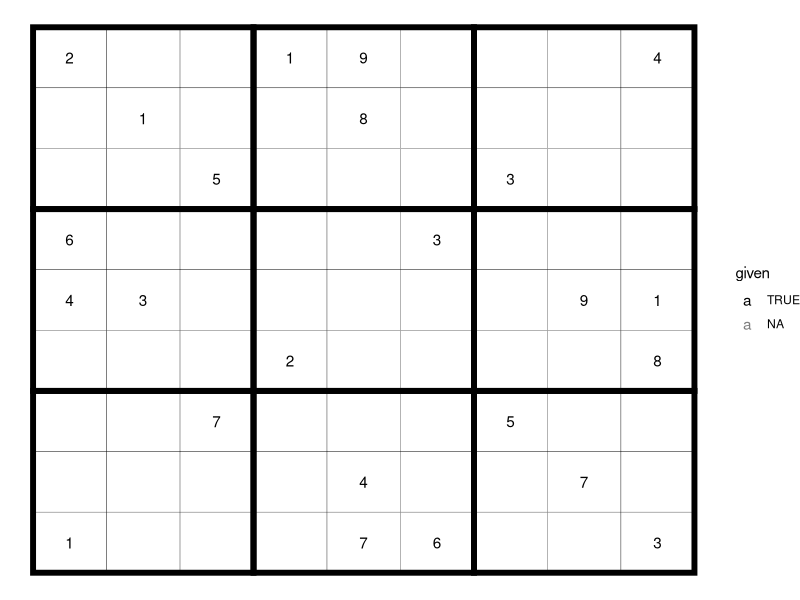
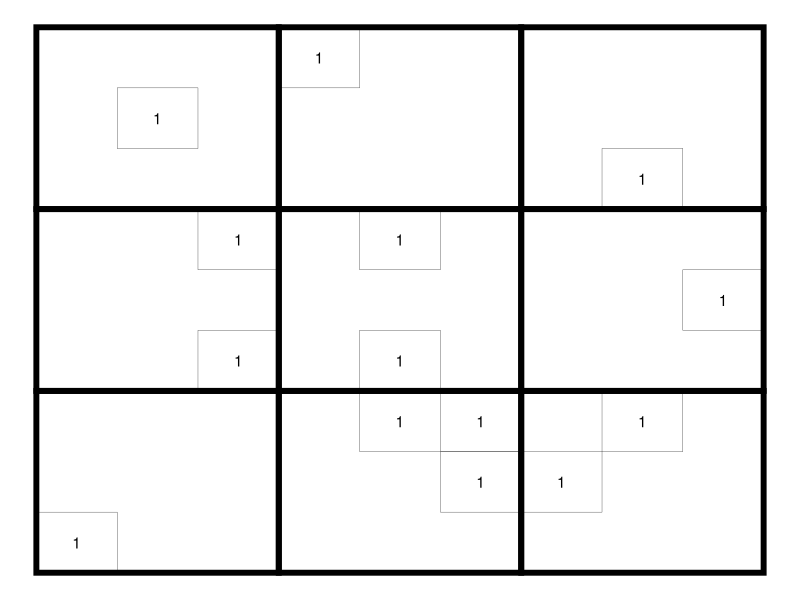
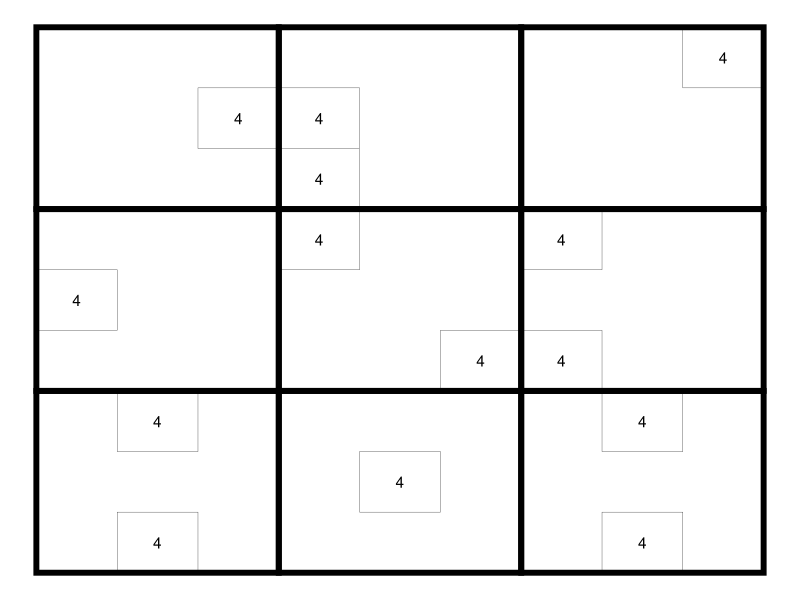
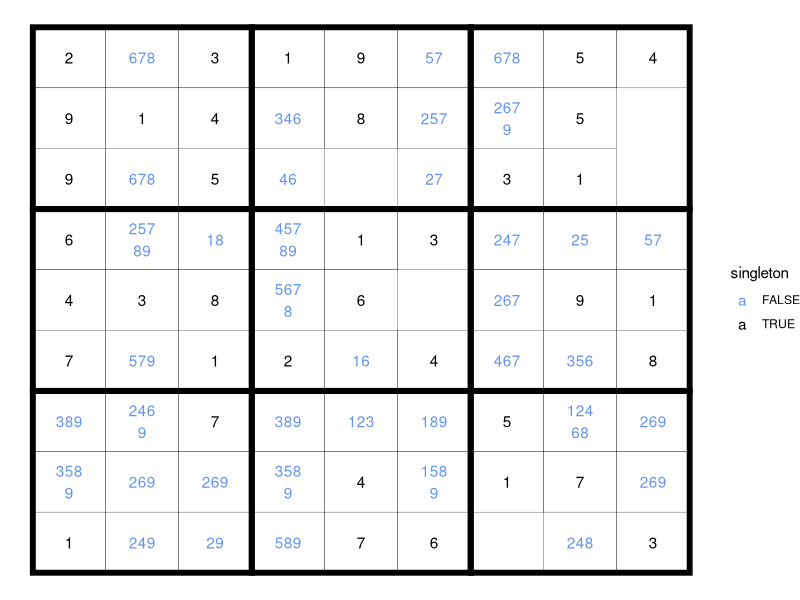
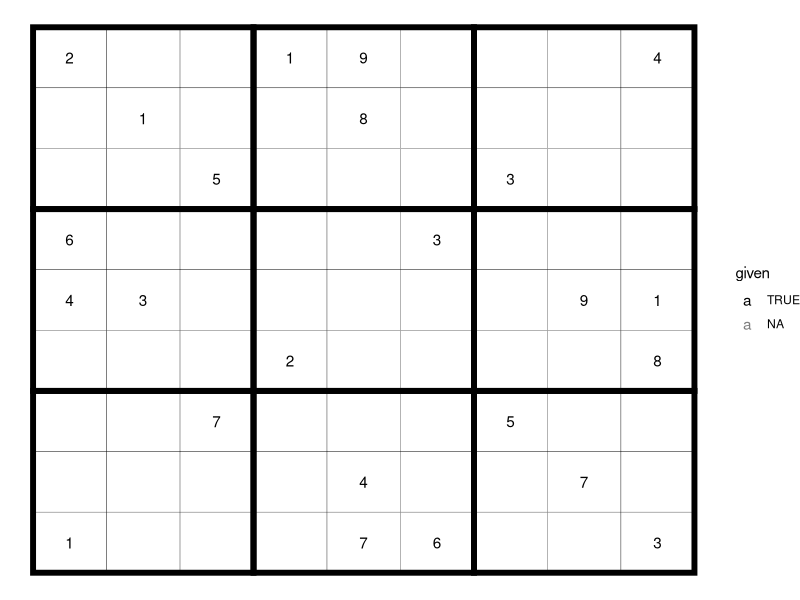
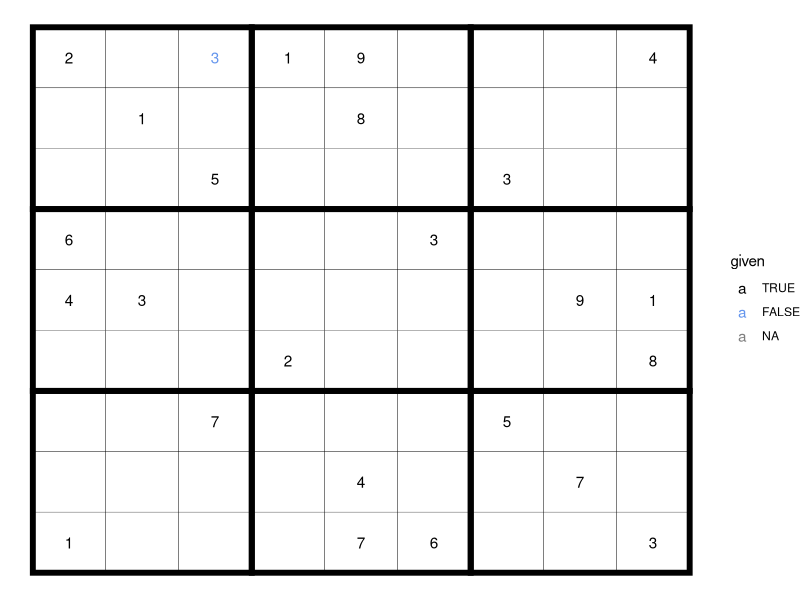
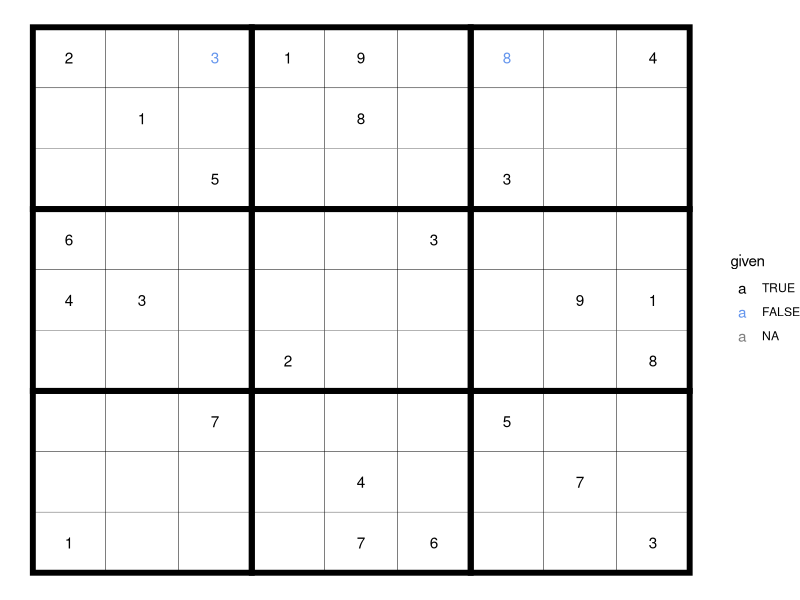
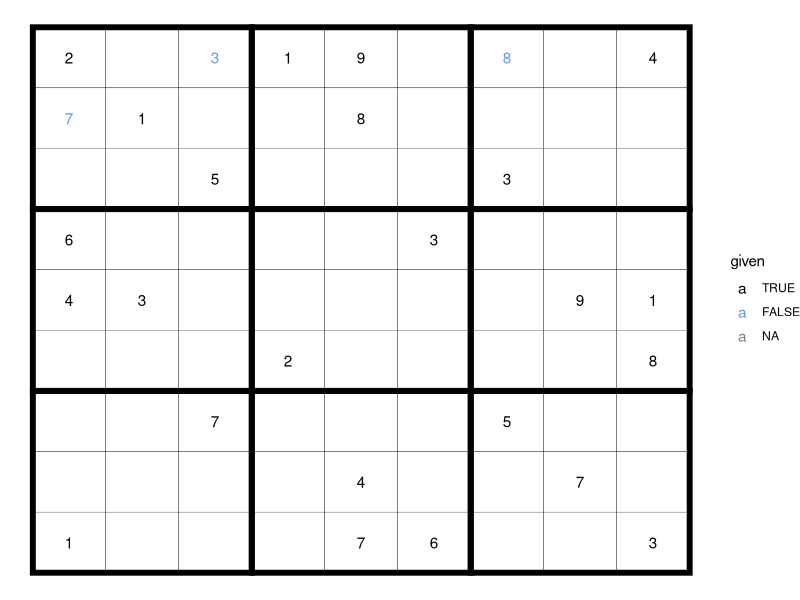

Source code (R) for these figures, in order:
library(tidyverse)

sudoku_choices <- tibble(
  value = integer(0),
  row = integer(0),
  column = integer(0)
)

initiate_empty_grid <- function() {
  tibble(
    value = NA,
    expand.grid(row=1:9, column=1:9),
    given = NA
  ) %>% 
    arrange(row, column)
}

add_value_xy <- function(.grid, .row, .column, value, given=FALSE) {
  idx <- which(.grid$row == .row & .grid$column == .column)
  .grid[idx, "value"] <- value
  .grid[idx, "given"] <- given
  .grid
}

sudoku_grid <- initiate_empty_grid()
sudoku_grid <- add_value_xy(sudoku_grid, 1, 1, 2, given=TRUE)
sudoku_grid <- add_value_xy(sudoku_grid, 1, 4, 1, given=TRUE)
sudoku_grid <- add_value_xy(sudoku_grid, 1, 5, 9, given=TRUE)
sudoku_grid <- add_value_xy(sudoku_grid, 1, 9, 4, given=TRUE)
sudoku_grid <- add_value_xy(sudoku_grid, 2, 2, 1, given=TRUE)
sudoku_grid <- add_value_xy(sudoku_grid, 2, 5, 8, given=TRUE)
sudoku_grid <- add_value_xy(sudoku_grid, 3, 3, 5, given=TRUE)
sudoku_grid <- add_value_xy(sudoku_grid, 3, 7, 3, given=TRUE)
sudoku_grid <- add_value_xy(sudoku_grid, 4, 1, 6, given=TRUE)
sudoku_grid <- add_value_xy(sudoku_grid, 4, 6, 3, given=TRUE)
sudoku_grid <- add_value_xy(sudoku_grid, 5, 1, 4, given=TRUE)
sudoku_grid <- add_value_xy(sudoku_grid, 5, 2, 3, given=TRUE)
sudoku_grid <- add_value_xy(sudoku_grid, 5, 8, 9, given=TRUE)
sudoku_grid <- add_value_xy(sudoku_grid, 5, 9, 1, given=TRUE)
sudoku_grid <- add_value_xy(sudoku_grid, 6, 4, 2, given=TRUE)
sudoku_grid <- add_value_xy(sudoku_grid, 6, 9, 8, given=TRUE)
sudoku_grid <- add_value_xy(sudoku_grid, 7, 3, 7, given=TRUE)
sudoku_grid <- add_value_xy(sudoku_grid, 7, 7, 5, given=TRUE)
sudoku_grid <- add_value_xy(sudoku_grid, 8, 5, 4, given=TRUE)
sudoku_grid <- add_value_xy(sudoku_grid, 8, 8, 7, given=TRUE)
sudoku_grid <- add_value_xy(sudoku_grid, 9, 1, 1, given=TRUE)
sudoku_grid <- add_value_xy(sudoku_grid, 9, 5, 7, given=TRUE)
sudoku_grid <- add_value_xy(sudoku_grid, 9, 6, 6, given=TRUE)
sudoku_grid <- add_value_xy(sudoku_grid, 9, 9, 3, given=TRUE)
sudoku_grid

get_tile_index <- function(index) {
  (index-1) %/% 3 + 1
}

get_tile_indices <- function(index) {
  1:3 + (index-1)*3
}

get_tile_values <- function(.grid, .row, .column) {
  row_tile <- get_tile_index(.row)
  column_tile <- get_tile_index(.column)
  get_rows <- get_tile_indices(row_tile)
  get_columns <- get_tile_indices(column_tile)
  .grid %>% 
    filter(row %in% get_rows & column %in% get_columns & !is.na(value)) %>% 
    pull(value)
}

exclude_choice_required_elsewhere_in_tile <- function(.value, .choices, .row, .column) {
  # print("exclude_choice_required_elsewhere_in_tile")
  # look for row/columns where a number cannot appear in 2 out of 3 tiles (on that row)
  # deduct that the choice MUST appear on that row/column in the remaining tile
  # eliminate that choice from the other rows/columns in that remaining tile
  
  # considering that this function focuses on a given row/column,
  # it needs to look at the other two rows for that tile
  
  row_tile <- get_tile_index(.row)
  column_tile <- get_tile_index(.column)
  tile_rows <- get_tile_indices(row_tile)
  tile_columns <- get_tile_indices(column_tile)
  tile_other_rows <- setdiff(tile_rows, .row)
  tile_other_columns <- setdiff(tile_columns, .column)
  other_tiles_rows <- setdiff(1:9, tile_rows)
  other_tiles_columns <- setdiff(1:9, tile_columns)
  
  # only proceed if this is the only cell in this row of this tile possible for this value
  choice_unique_cell_in_tile_row <- .choices %>% 
    filter(value == .value & row == .row & column %in% tile_other_columns)
  # print("choice_unique_cell_in_tile_row")
  # print(choice_unique_cell_in_tile_row)
  if (identical(nrow(choice_unique_cell_in_tile_row), 0L)) {
    # which other rows in the tile is this value a choice for?
    choice_other_rows <- .choices %>% 
      filter(value == .value & row %in% tile_other_rows & column %in% tile_columns) %>% 
      pull(row) %>% 
      unique()
    # exclude the value from this cell if it is required in any other row in that tile
    # i.e., if it is a choice in the another row of that tile while not being a choice in that row in other tiles
    for (other_row in choice_other_rows) {
      choices_in_other_row_in_tile <- .choices %>% 
        filter(row %in% other_row & column %in% tile_columns) %>% 
        pull(value) %>% 
        unique()
      choices_in_other_row_in_other_tiles <- .choices %>% 
        filter(row %in% other_row & !column %in% tile_columns) %>% 
        pull(value) %>% 
        unique()
      if (.value %in% choices_in_other_row_in_tile && !.value %in% choices_in_other_row_in_other_tiles) {
        # print("exclude: required in other row in tile")
        return(TRUE)
      }
    }
  }
  
  choice_unique_cell_in_tile_column <- .choices %>% 
    filter(value == .value & column == .column & row %in% tile_other_rows)
  # print("choice_unique_cell_in_tile_column")
  # print(choice_unique_cell_in_tile_column)
  if (identical(nrow(choice_unique_cell_in_tile_column), 0L)) {
    # which other rows in the tile is this value a choice for?
    choice_other_columns <- .choices %>% 
      filter(value == .value & column %in% tile_other_columns & row %in% tile_rows) %>% 
      pull(column) %>% 
      unique()
    # exclude the value from this cell if it is required in any other column in that tile
    for (other_column in choice_other_columns) {
      choices_in_other_column_in_tile <- .choices %>% 
        filter(column %in% other_column & row %in% tile_rows) %>% 
        pull(value) %>% 
        unique()
      choices_in_other_column_in_other_tiles <- .choices %>% 
        filter(column %in% other_column & !row %in% tile_rows) %>% 
        pull(value) %>% 
        unique()
      if (.value %in% choices_in_other_column_in_tile && !.value %in% choices_in_other_column_in_other_tiles) {
        # print("exclude: required in other column in tile")
        return(TRUE) # exclude
      }
    }
  }
  return(FALSE)
}
exclude_choice_required_elsewhere_in_tile(8, sudoku_choices, 1, 2)

compute_cell_choices <- function(.grid, .choices, .row, .column) {
  grid_value <- .grid %>% 
    filter(row == .row & column == .column) %>% 
    pull(value)
  if (!is.na(grid_value)) {
    return(grid_value)
  }
  
  choices <- 1:9
  
  row_values_used <- .grid %>% 
    filter(row == .row & !is.na(value)) %>% 
    pull(value)
  choices <- setdiff(choices, row_values_used)
  
  column_values_used <- .grid %>% 
    filter(column == .column & !is.na(value)) %>% 
    pull(value)
  choices <- setdiff(choices, column_values_used)
  
  tile_values_used <- get_tile_values(.grid, .row, .column)
  choices <- setdiff(choices, tile_values_used)
  
  exclude <- vapply(choices, exclude_choice_required_elsewhere_in_tile, FUN.VALUE = logical(1), .choices = .choices, .row = .row, .column = .column)
  choices <- choices[!exclude]
  
  choices
}
compute_cell_choices(sudoku_grid, sudoku_choices, 1, 3)
compute_cell_choices(sudoku_grid, sudoku_choices, 2, 4)
compute_cell_choices(sudoku_grid, sudoku_choices, 3, 8)
compute_cell_choices(sudoku_grid, sudoku_choices, 6, 8)
compute_cell_choices(sudoku_grid, sudoku_choices, 8, 7)
compute_cell_choices(sudoku_grid, sudoku_choices, 1, 2)

update_choices_xy <- function(.grid, .row, .column, choices) {
  if (length(choices) == 0) {
    return(.grid)
  }
  .grid %>% 
    filter(!(row == .row & column == .column)) %>% 
    bind_rows(tibble(value = choices, row = .row, column = .column)) %>% 
    arrange(row, column)
}

update_choices_all <- function(sudoku_choices, sudoku_grid) {
  for (.row in 1:9) {
    for (.column in 1:9) {
      sudoku_grid_value <- sudoku_grid %>% 
        filter(row == .row & column == .column) %>% 
        pull(value)
      if (!is.na(sudoku_grid_value)) {
        sudoku_choices <- update_choices_xy(sudoku_choices, .row, .column, sudoku_grid_value)
      } else {
        choices <- compute_cell_choices(sudoku_grid, sudoku_choices, .row, .column)
        sudoku_choices <- update_choices_xy(sudoku_choices, .row, .column, choices)
      }
    }
  }
  sudoku_choices %>% 
    arrange(row, column)
}
sudoku_choices <- update_choices_all(sudoku_choices, sudoku_grid)

plot_grid <- function(.grid) {
  .grid <- .grid %>% 
    mutate(given = factor(given, c(TRUE, FALSE)))
  tile_centers <- expand.grid(row = 2 + 0:2*3, column = 2 + 0:2*3)
  ggplot(.grid, aes(column, 10-row)) +
    geom_tile(fill = "white", color = "black", width = 1, height = 1) +
    geom_tile(aes(10-row, column), tile_centers, fill = NA, color = "black", width = 3, height = 3, linewidth = 2) +
    geom_text(aes(label = value, color = given)) +
    theme_void() +
    scale_color_manual(values = c("TRUE" = "black", "FALSE" = "cornflowerblue"))
}
plot_grid(sudoku_grid)

plot_choices_value <- function(.choices, .value) {
  tile_centers <- expand.grid(row = 2 + 0:2*3, column = 2 + 0:2*3)
  .choices %>% 
    filter(value == .value) %>% 
    ggplot(aes(column, 10-row)) +
    geom_tile(fill = "white", color = "black", width = 1, height = 1) +
    geom_tile(aes(10-row, column), tile_centers, fill = NA, color = "black", width = 3, height = 3, linewidth = 2) +
    geom_text(aes(label = value)) +
    theme_void() +
    scale_color_manual(values = c("TRUE" = "black", "FALSE" = "cornflowerblue"))
}
plot_choices_value(sudoku_choices, 1)
plot_choices_value(sudoku_choices, 4)

strwrap_choices <- function(x) {
  x <- str_flatten(x)
  lapply(
    split(
      str_split(x, "")[[1]],
      head(rep(1:3, each = 3), str_length(x))
    ),
    str_flatten
  ) %>% str_flatten(collapse = "\n")
}
strwrap_choices("123456789")
strwrap_choices("12345")
strwrap_choices("12")

sudoku_choices %>% 
  group_by(row, column) %>% 
  summarise(value = strwrap_choices(value))

plot_choices <- function(.choices) {
  tile_centers <- expand.grid(row = 2 + 0:2*3, column = 2 + 0:2*3)
  .choices %>% 
    group_by(row, column) %>% 
    summarise(
      value = strwrap_choices(value),
      singleton = str_length(value) == 1
    ) %>%
    ggplot(aes(column, 10-row)) +
    geom_tile(fill = "white", color = "black", width = 1, height = 1) +
    geom_tile(aes(10-row, column), tile_centers, fill = NA, color = "black", width = 3, height = 3, linewidth = 2) +
    geom_text(aes(label = value, colour = singleton)) +
    theme_void() +
    scale_color_manual(values = c("TRUE" = "black", "FALSE" = "cornflowerblue"))
}
plot_choices(sudoku_choices)

get_cell_choices <- function(.grid, .row, .column) {
  .grid %>% 
    filter(row == .row & column == .column) %>% 
    pull(value)
}
get_cell_choices(sudoku_choices, 8, 7)
get_cell_choices(sudoku_choices, 1, 2)

only_cell_in_tile <- function(.choices, .value, .row, .column) {
  row_tile <- get_tile_index(.row)
  column_tile <- get_tile_index(.column)
  get_rows <- get_tile_indices(row_tile)
  get_columns <- get_tile_indices(column_tile)
  cells_in_tile <- .choices %>% 
    filter(value == .value) %>% 
    filter(row %in% get_rows & column %in% get_columns)
  identical(nrow(cells_in_tile), 1L) &&
    cells_in_tile$row == .row &&
    cells_in_tile$column == .column
}
only_cell_in_tile(sudoku_choices, 1, 3, 8)
only_cell_in_tile(sudoku_choices, 4, 4, 4)

only_cell_in_column <- function(.choices, .value, .row, .column) {
  cells_in_column <- .choices %>% 
    filter(column == .column & value == .value)
  identical(nrow(cells_in_column), 1L) &&
    cells_in_column$row == .row &&
    cells_in_column$column == .column
}
only_cell_in_column(sudoku_choices, 4, 4, 4)

only_cell_in_row <- function(.choices, .value, .row, .column) {
  cells_in_row <- .choices %>% 
    filter(row == .row & value == .value)
  identical(nrow(cells_in_row), 1L) &&
    cells_in_row$row == .row &&
    cells_in_row$column == .column
}
only_cell_in_row(sudoku_choices, 2, 5, 3)

prompt_next <- function() {
  x <- readline(prompt="Go next? ")
  grepl("y", x)
}

test_choices_xy <- function(.grid, .choices, .row, .column) {
  # what are the choices for the current cell?
  cell_choices <- get_cell_choices(.choices, .row, .column)
  message("== cell_choices ==")
  message("row: ", .row, ", column: ", .column, ", choice: ", cell_choices)
  if (identical(length(cell_choices), 1L)) {
    return(cell_choices)
  }
  # what are the choices for every other cell in the tile?
  tile_row_index <- get_tile_index(.row)
  tile_column_index <- get_tile_index(.column)
  tile_row_indices <- get_tile_indices(tile_row_index)
  tile_column_indices <- get_tile_indices(tile_column_index)
  competing_cells <- as_tibble(expand.grid(row = tile_row_indices, column = tile_column_indices)) %>% 
    bind_rows(tibble(row = .row, column = setdiff(1:9, .column))) %>% 
    bind_rows(tibble(row = setdiff(1:9, .row), column = .column)) %>% 
    filter(!(row == .row & column ==.column)) %>% 
    distinct(row, column) %>% 
    arrange(row, column)
  # print(c(.row, .column))
  # print(competing_cells, n = Inf)
  other_cell_choices <- competing_cells %>% 
    inner_join(.choices, c("row", "column")) %>% 
    pull(value) %>% 
    unique()
  # print(other_cell_choices)
  cell_choices[!cell_choices %in% other_cell_choices]
}
test_choices_xy(sudoku_grid, sudoku_choices, 3, 8)
test_choices_xy(sudoku_grid, sudoku_choices, 1, 2)

# Run ----

print(plot_grid(sudoku_grid))
firstpass <- TRUE
continue <- TRUE
prompt <- F
n_filled <- sum(!is.na(sudoku_grid$value))
while(any(is.na(sudoku_grid$value)) & continue) {
  if (firstpass) {
    sudoku_choices <- update_choices_all(sudoku_choices, sudoku_grid)
    firstpass <- FALSE
  }
  for (row in 1:9) {
    # interrupt if signal is toggled
    if (!continue) break
    for (column in 1:9) {
      # interrupt if signal is toggled
      if (!continue) break
      if (!is.na(sudoku_grid[sudoku_grid$row == row & sudoku_grid$column == column, "value"])) {
        next
      }
      # eliminate choices from 1:9
      only_choice <- test_choices_xy(sudoku_grid, sudoku_choices, row, column)
      message("== only_choice ==")
      message("row: ", row, ", column: ", column, ", only_choice: ", only_choice)
      if (length(only_choice) == 1) {
        if (prompt) {
          continue <- prompt_next()
        } else {
          continue <- TRUE
        }
        if (continue) {
          sudoku_grid <- add_value_xy(sudoku_grid, row, column, only_choice, given = FALSE)
          print(plot_grid(sudoku_grid))
          Sys.sleep(0.5)
          sudoku_choices <- update_choices_all(sudoku_choices, sudoku_grid)
          next
        } else {
          break
        }
      }
      # only cell in tile for this value?
      cell_choices <- get_cell_choices(sudoku_choices, row, column)
      only_cell <- vapply(cell_choices, only_cell_in_tile, logical(1), .choices = sudoku_choices, .row = row, .column = column)
      value <- cell_choices[only_cell]
      message("== only cell ==")
      message("row: ", row, ", column: ", column, ", value: ", value)
      if (sum(only_cell) == 1) {
        if (prompt) {
          continue <- prompt_next()
        } else {
          continue <- TRUE
        }
        if (continue) {
          sudoku_grid <- add_value_xy(sudoku_grid, row, column, value, given = FALSE)
          print(plot_grid(sudoku_grid))
          Sys.sleep(0.5)
          sudoku_choices <- update_choices_all(sudoku_choices, sudoku_grid)
          next
        } else {
          break
        }
      }
      # only cell in column for value?
      only_cell <- vapply(cell_choices, only_cell_in_column, logical(1), .choices = sudoku_choices, .row = row, .column = column)
      value <- cell_choices[only_cell]
      message("== only cell ==")
      message("row: ", row, ", column: ", column, ", value: ", value)
      if (sum(only_cell) == 1) {
        if (prompt) {
          continue <- prompt_next()
        } else {
          continue <- TRUE
        }
        if (continue) {
          sudoku_grid <- add_value_xy(sudoku_grid, row, column, value, given = FALSE)
          print(plot_grid(sudoku_grid))
          Sys.sleep(0.5)
          sudoku_choices <- update_choices_all(sudoku_choices, sudoku_grid)
          next
        } else {
          break
        }
      }
      # only cell in row for value?
      only_cell <- vapply(cell_choices, only_cell_in_row, logical(1), .choices = sudoku_choices, .row = row, .column = column)
      value <- cell_choices[only_cell]
      message("== only cell ==")
      message("row: ", row, ", column: ", column, ", value: ", value)
      if (sum(only_cell) == 1) {
        if (prompt) {
          continue <- prompt_next()
        } else {
          continue <- TRUE
        }
        if (continue) {
          sudoku_grid <- add_value_xy(sudoku_grid, row, column, value, given = FALSE)
          print(plot_grid(sudoku_grid))
          Sys.sleep(0.5)
          sudoku_choices <- update_choices_all(sudoku_choices, sudoku_grid)
          next
        } else {
          break
        }
      }
    }
  }
  new_n_filled <- sum(!is.na(sudoku_grid$value))
  if (continue && identical(new_n_filled, n_filled)) {
    message("No progress in last round. No point trying again.")
    break
  }
  n_filled <- new_n_filled
}
plot_grid(sudoku_grid)

